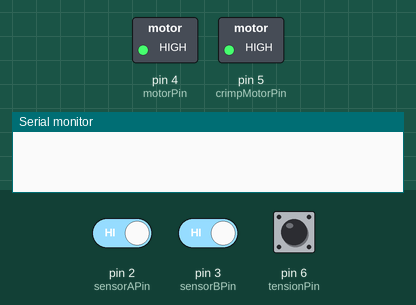
A sketch run on a simulated Arduino Uno, built with avr-gcc and run on an emulated ATmega328P. Shown: switched loads named in the sketch (green lamp = pin HIGH), the last lines printed to the serial monitor. The inputs (shaded band) are chosen by the test bench; at power-on: pin 3 (sensorBPin) HIGH, pin 2 (sensorAPin) HIGH, pin 6 (tensionPin) HIGH.

Above: at 1.2 s.
1.3 s: pin 3 (sensorBPin) driven LOW
3.1 s: pin 2 (sensorAPin) driven LOW
At 3.6 s:
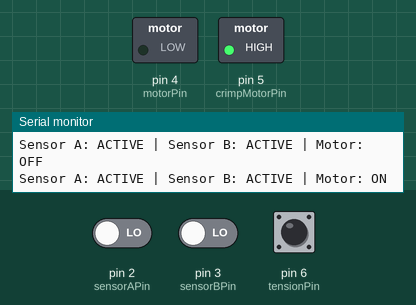
Timing chart, 0 to 6.1 s (numbered marks = the images above; inputs shaded):
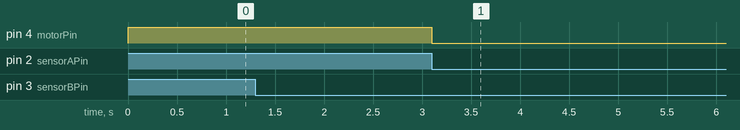

The sketch:

ArduinoCode.ino
```cpp
// pin assignments
const int sensorAPin    = 2;  // sensor A input (using internal pull-up)
const int sensorBPin    = 3;  // sensor B input (using internal pull-up)
const int motorPin      = 4;  // motor control output
const int crimpMotorPin = 5;  //crimping mchanism motor pin.
const int tensionPin    = 6;  // tension limiter switch break (High whent it is sctive).

// define motor states based on inverted logic
const int MOTOR_ON  = LOW;   // motor turns on when the pin is LOW
const int MOTOR_OFF = HIGH;  // motor turns off when pin is HIGH

// some variables to store previous states
bool prevA = false;
bool prevB = false;
bool prevMotor = false;

void setup() {
  Serial.begin(9600);

 // use internal pull-up resistors for stable sensor readings
  pinMode(sensorAPin, INPUT_PULLUP);
  pinMode(sensorBPin, INPUT_PULLUP);
  pinMode(tensionPin, INPUT_PULLUP);

// Set motor pins as outputs and ensure they're off initially
  pinMode(motorPin, OUTPUT);
  pinMode(crimpMotorPin, OUTPUT);
  digitalWrite(motorPin, MOTOR_OFF);
  digitalWrite(crimpMotorPin, MOTOR_OFF);
}

void I() {
  digitalWrite(motorPin, MOTOR_ON);
}

void O() {
  digitalWrite(motorPin, MOTOR_OFF);
}

bool A() {
  return digitalRead(sensorAPin) == LOW;
}

bool B() {
  return digitalRead(sensorBPin) == LOW;
}

bool Crimp() {
  delay(100);
  if (digitalRead(motorPin) != MOTOR_ON) {
    digitalWrite(crimpMotorPin, MOTOR_ON);

    while (digitalRead(tensionPin) == LOW);
    digitalWrite(crimpMotorPin, MOTOR_OFF);

  }
  delay(200);
  return true;

}

void printStatus(bool a, bool b, bool motor) {
  if (a != prevA || b != prevB || motor != prevMotor) {
    Serial.print("Sensor A: ");
    Serial.print(a ? "ACTIVE" : "INACTIVE");
    Serial.print(" | Sensor B: ");
    Serial.print(b ? "ACTIVE" : "INACTIVE");
    Serial.print(" | Motor: ");
    Serial.println(motor ? "ON" : "OFF");

    prevA = a;
    prevB = b;
    prevMotor = motor;
  }
}

void loop() {
  bool a = A();
  bool b = B();
  bool motor = digitalRead(motorPin) == MOTOR_ON;

  if (a && !b) {
    I();
    printStatus(a, b, true);
    while (!B());
  }
  else if (!a && b) {
    O();
    Crimp();
    printStatus(a, b, false);
    while (!A());
  }
  else if (!a && !b) {
    O();
    printStatus(a, b, false);
    while (A());
  }
  else if (a && b) {
    I();
    printStatus(a, b, true);
    while (B());
    while (!B());
  }

  printStatus(A(), B(), digitalRead(motorPin) == MOTOR_ON);
}
```

Measured:
- after the input at 3.1 s, pin 4 (motorPin): HIGH → LOW at once
